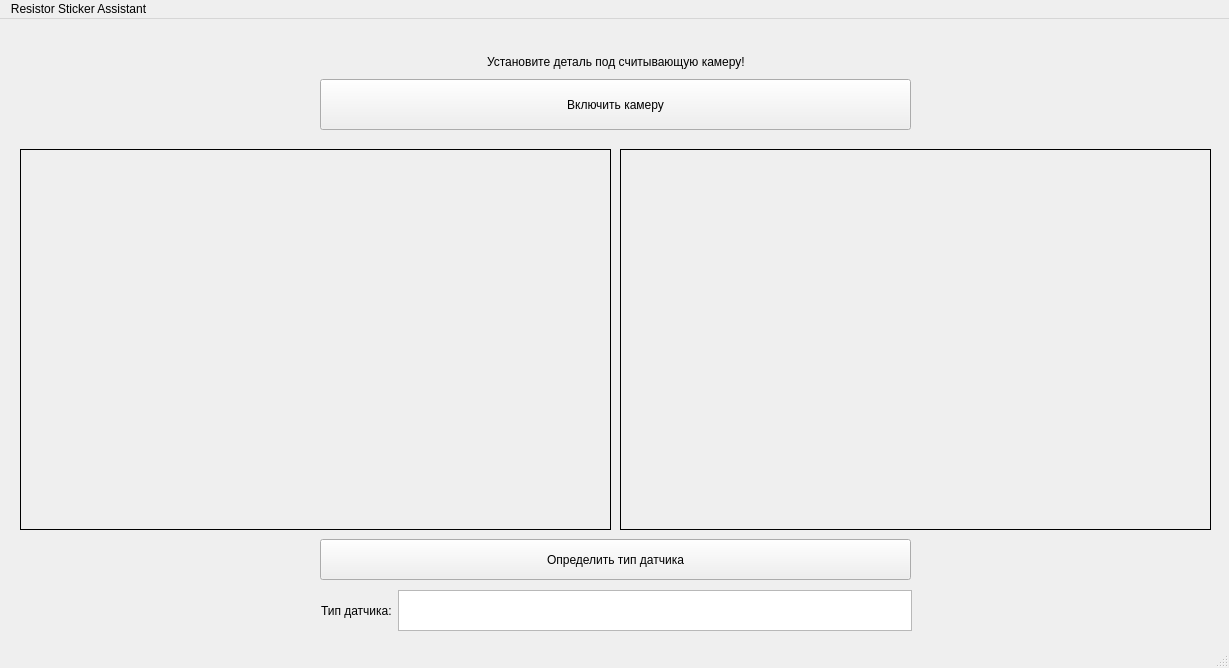
<?xml version="1.0" encoding="UTF-8"?>
<ui version="4.0">
 <class>MainWindow</class>
 <widget class="QMainWindow" name="MainWindow">
  <property name="geometry">
   <rect>
    <x>0</x>
    <y>0</y>
    <width>1229</width>
    <height>668</height>
   </rect>
  </property>
  <property name="windowTitle">
   <string>MainWindow</string>
  </property>
  <widget class="QWidget" name="centralwidget">
   <widget class="QLabel" name="videoStreamWindow">
    <property name="geometry">
     <rect>
      <x>20</x>
      <y>130</y>
      <width>591</width>
      <height>381</height>
     </rect>
    </property>
    <property name="frameShape">
     <enum>QFrame::Box</enum>
    </property>
    <property name="text">
     <string/>
    </property>
   </widget>
   <widget class="QPushButton" name="spotTypeSensor">
    <property name="geometry">
     <rect>
      <x>320</x>
      <y>520</y>
      <width>591</width>
      <height>41</height>
     </rect>
    </property>
    <property name="text">
     <string>Определить тип датчика</string>
    </property>
   </widget>
   <widget class="QLabel" name="editedPictureWindow">
    <property name="geometry">
     <rect>
      <x>620</x>
      <y>130</y>
      <width>591</width>
      <height>381</height>
     </rect>
    </property>
    <property name="frameShape">
     <enum>QFrame::Box</enum>
    </property>
    <property name="text">
     <string/>
    </property>
   </widget>
   <widget class="QPushButton" name="enableCameraButton">
    <property name="geometry">
     <rect>
      <x>320</x>
      <y>60</y>
      <width>591</width>
      <height>51</height>
     </rect>
    </property>
    <property name="text">
     <string>Включить камеру</string>
    </property>
   </widget>
   <widget class="QWidget" name="">
    <property name="geometry">
     <rect>
      <x>320</x>
      <y>32</y>
      <width>591</width>
      <height>22</height>
     </rect>
    </property>
    <layout class="QHBoxLayout" name="horizontalLayout">
     <item>
      <spacer name="horizontalSpacer">
       <property name="orientation">
        <enum>Qt::Horizontal</enum>
       </property>
       <property name="sizeHint" stdset="0">
        <size>
         <width>18</width>
         <height>20</height>
        </size>
       </property>
      </spacer>
     </item>
     <item>
      <widget class="QLabel" name="prepareDetailCommand">
       <property name="text">
        <string>Установите деталь под считывающую камеру!</string>
       </property>
      </widget>
     </item>
     <item>
      <spacer name="horizontalSpacer_2">
       <property name="orientation">
        <enum>Qt::Horizontal</enum>
       </property>
       <property name="sizeHint" stdset="0">
        <size>
         <width>18</width>
         <height>20</height>
        </size>
       </property>
      </spacer>
     </item>
    </layout>
   </widget>
   <widget class="QWidget" name="">
    <property name="geometry">
     <rect>
      <x>321</x>
      <y>571</y>
      <width>591</width>
      <height>41</height>
     </rect>
    </property>
    <layout class="QHBoxLayout" name="horizontalLayout_2">
     <item>
      <widget class="QLabel" name="sensorInfo">
       <property name="text">
        <string>Тип датчика:</string>
       </property>
      </widget>
     </item>
     <item>
      <widget class="QTextEdit" name="sensorInfoOutput"/>
     </item>
    </layout>
   </widget>
  </widget>
  <widget class="QStatusBar" name="statusbar"/>
  <widget class="QMenuBar" name="menubar">
   <property name="geometry">
    <rect>
     <x>0</x>
     <y>0</y>
     <width>1229</width>
     <height>23</height>
    </rect>
   </property>
   <widget class="QMenu" name="menuResistor_Sticker_Assistant">
    <property name="title">
     <string>Resistor Sticker Assistant</string>
    </property>
    <addaction name="separator"/>
   </widget>
   <addaction name="menuResistor_Sticker_Assistant"/>
  </widget>
 </widget>
 <resources/>
 <connections/>
</ui>
